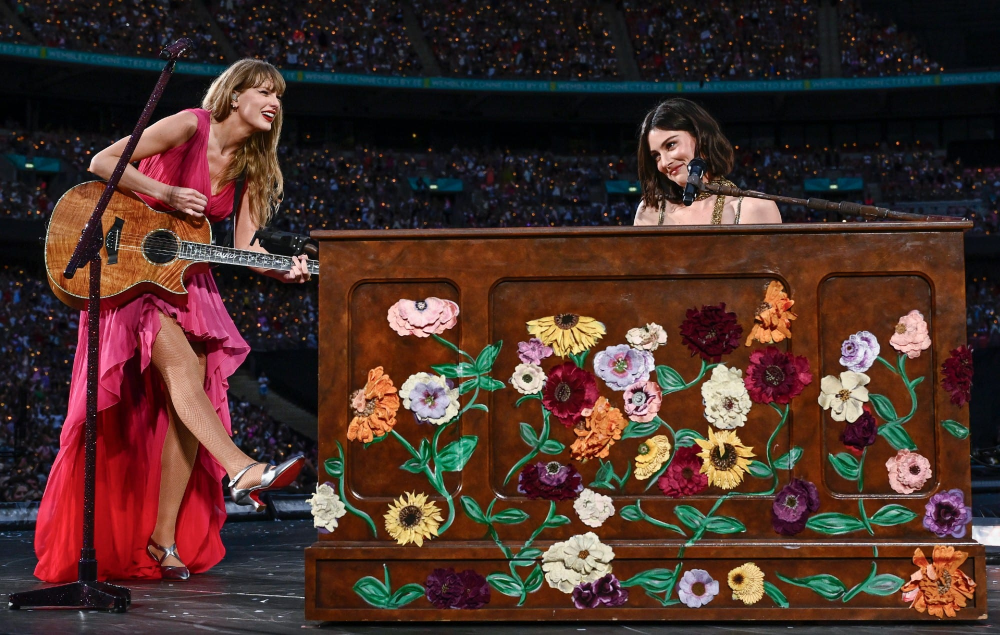
#> input picture Imagen1.jpg, 2000 x 1270 px (shown at 1/2 size)
$ jupyter execute 'Práctica1.ipynb'
#> lines starting #> are read from the running program, lines starting #| are printed output that depends on the picture; after the words box and inside, x2 and y2 are one past the last pixel; in counts of white or black regions, pixels touching at a corner belong together
[cell 1]
import cv2
import numpy as np

[cell 2]
# 1a: Cargar una imagen y mostrar el valor RGB del píxel bajo el cursor

ruta_imagen = "Imagen1.jpg"
img = cv2.imread(ruta_imagen)
#> img is the input picture: shape (1270, 2000, 3); mean B, G, R 42.1, 48.5, 74

if img is None:
    raise FileNotFoundError(f"No se pudo cargar la imagen en: {ruta_imagen}")

# Escalar la imagen para que quepa en pantalla sin recortarse
ANCHO_MAX, ALTO_MAX = 1280, 720
alto_original, ancho_original = img.shape[:2]
#> alto_original = 1270; ancho_original = 2000

escala = min(ANCHO_MAX / ancho_original, ALTO_MAX / alto_original, 1.0)
#> escala = 0.567
ancho_mostrado = int(ancho_original * escala)
#> ancho_mostrado = 1133
alto_mostrado = int(alto_original * escala)
#> alto_mostrado = 720

img_mostrada = cv2.resize(img, (ancho_mostrado, alto_mostrado), interpolation=cv2.INTER_AREA)
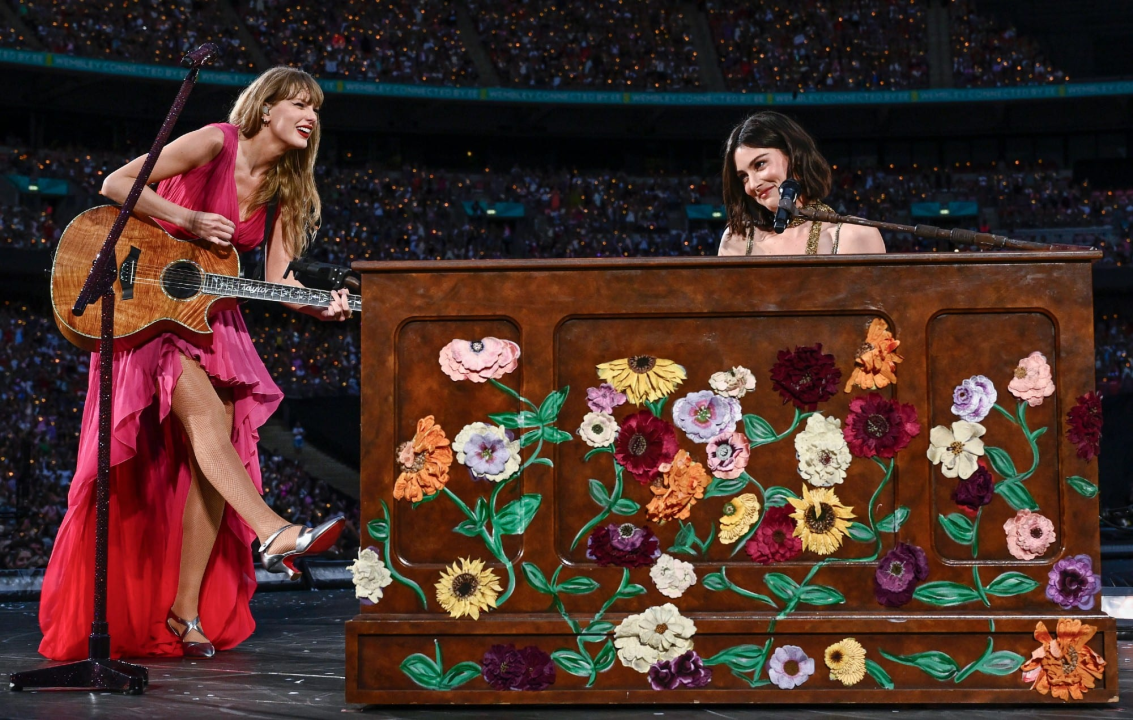
#> img_mostrada: shape (720, 1133, 3); mean B, G, R 42.1, 48.5, 74

ventana = "Practica 1a - Valor RGB bajo el cursor"
cv2.namedWindow(ventana)


# [14 lines left out: function mostrar_rgb, not called in this run]


cv2.setMouseCallback(ventana, mostrar_rgb)
cv2.imshow(ventana, img_mostrada)

print("Mueve el ratón sobre la imagen para ver el valor RGB del píxel.")
print("Pulsa 'q' o ESC para salir.")

while True:
    key = cv2.waitKey(20) & 0xFF
#> (key q is pressed here)
    if key == ord('q') or key == 27:
        break

cv2.destroyAllWindows()

[cell 3]
import cv2
import numpy as np
import tkinter as tk

# Resolución de pantalla (para que la interfaz se dibuje nítida, sin estirarse)
def tamano_pantalla():
    raiz = tk.Tk()
    raiz.withdraw()
    ancho, alto = raiz.winfo_screenwidth(), raiz.winfo_screenheight()
    raiz.destroy()
    return ancho, alto

PANT_ANCHO, PANT_ALTO = tamano_pantalla()

# Dimensiones y escalado
BASE_ANCHO_LIENZO, BASE_ALTO, BASE_ANCHO_PANEL = 720, 760, 230
BASE_M, BASE_ALTO_B, BASE_ESP = 14, 26, 6
BASE_RADIO_REDONDEO = 8
BASE_ALTO_SLIDER, BASE_ALTO_PREVIEW = 26, 34
BASE_F_TITULO, BASE_F_BOTON, BASE_F_PREVIEW, BASE_F_INFO = 0.62, 0.45, 0.40, 0.42

MARGEN = 80
_escala = min((PANT_ANCHO - MARGEN) / (BASE_ANCHO_PANEL + BASE_ANCHO_LIENZO),
              (PANT_ALTO - MARGEN) / BASE_ALTO)
ESCALA = max(0.6, min(_escala, 2.0))

ANCHO_LIENZO   = int(BASE_ANCHO_LIENZO * ESCALA)
ALTO           = int(BASE_ALTO * ESCALA)
ANCHO_PANEL    = int(BASE_ANCHO_PANEL * ESCALA)
M              = int(BASE_M * ESCALA)
ALTO_B         = int(BASE_ALTO_B * ESCALA)
ESP            = int(BASE_ESP * ESCALA)
RADIO_REDONDEO = max(2, int(BASE_RADIO_REDONDEO * ESCALA))
ALTO_SLIDER    = int(BASE_ALTO_SLIDER * ESCALA)
ALTO_PREVIEW   = int(BASE_ALTO_PREVIEW * ESCALA)
F_TITULO       = BASE_F_TITULO * ESCALA
F_BOTON        = BASE_F_BOTON * ESCALA
F_PREVIEW      = BASE_F_PREVIEW * ESCALA
F_INFO         = BASE_F_INFO * ESCALA
GROSOR_TEXTO   = 2 if ESCALA >= 1.35 else 1

ANCHO_VENTANA, ALTO_VENTANA = ANCHO_PANEL + ANCHO_LIENZO, ALTO
VENTANA = "PIAV - Practica 1 (tema lila)"

BG_PANEL   = (60, 30, 45)
BG_BOTON   = (120, 70, 90)
BG_HOVER   = (160, 95, 120)
BG_SEL     = (225, 120, 190)
SEPARADOR  = (120, 80, 100)
TXT        = (240, 230, 245)
TXT_SEL    = (35, 10, 30)
FUENTE = cv2.FONT_HERSHEY_SIMPLEX

# Estado
capa_libre = np.ones((ALTO, ANCHO_LIENZO, 3), dtype=np.uint8) * 255
figuras = []
historial = [(capa_libre.copy(), [])]

modo = "linea"
relleno = False
simetria = "ninguna"
cuentagotas = False
color_actual = (0, 0, 0)
color_preview = None
grosor = max(2, round(3 * ESCALA))
dibujando = False
pt_inicio = (0, 0)
puntos_poligono = []
ultimo_punto_libre = None
cambios_goma = False
grabando = False
video_writer = None
FPS = 20
hover_id = None
arrastrando_slider = False

def rect_redondeado(img, p1, p2, color, radio=RADIO_REDONDEO, grosor_b=-1):
    x1, y1 = p1; x2, y2 = p2
    if grosor_b < 0:
        cv2.rectangle(img, (x1+radio, y1), (x2-radio, y2), color, -1)
        cv2.rectangle(img, (x1, y1+radio), (x2, y2-radio), color, -1)
        for cx, cy in [(x1+radio,y1+radio),(x2-radio,y1+radio),
                        (x1+radio,y2-radio),(x2-radio,y2-radio)]:
            cv2.circle(img, (cx, cy), radio, color, -1)
    else:
        cv2.rectangle(img, (x1+radio, y1), (x2-radio, y2), color, grosor_b)
        cv2.rectangle(img, (x1, y1+radio), (x2, y2-radio), color, grosor_b)

botones = []
def boton(id_b, texto, x1, y1, x2, y2):
    botones.append({"id": id_b, "texto": texto, "rect": (x1, y1, x2, y2)})

AB = ANCHO_PANEL - 2 * M
y = int(64 * ESCALA)
for id_h, txt in [("linea","Linea"), ("rectangulo","Rectangulo"),
                   ("circulo","Circulo"), ("elipse","Elipse"),
                   ("polilinea","Polilinea (abierta)"),
                   ("poligono","Poligono (cerrado)"),
                   ("libre","Trazo libre"), ("goma","Goma de borrar")]:
    boton(id_h, txt, M, y, M+AB, y+ALTO_B); y += ALTO_B+ESP

y += int(8 * ESCALA)
for id_t in ["relleno", "simetria", "cuentagotas"]:
    boton(id_t, "", M, y, M+AB, y+ALTO_B); y += ALTO_B+ESP

y += int(12 * ESCALA)
boton("grosor_menos", "-", M, y, M+AB//2-4, y+ALTO_B)
boton("grosor_mas", "+", M+AB//2+4, y, M+AB, y+ALTO_B)
y += ALTO_B+ESP+int(22 * ESCALA)

SLIDER_RECT = (M, y, M + AB, y + ALTO_SLIDER)
_ancho_s = AB
alto_mitad_hsv = ALTO_SLIDER // 2
alto_mitad_gris = ALTO_SLIDER - alto_mitad_hsv

# Mitad superior: Espectro de color HSV (brillante)
_tira_hsv = np.zeros((1, _ancho_s, 3), dtype=np.uint8)
for i in range(_ancho_s):
    _tira_hsv[0, i] = (int(179 * i / (_ancho_s - 1)), 255, 255)
tira_colores = np.repeat(cv2.cvtColor(_tira_hsv, cv2.COLOR_HSV2BGR), alto_mitad_hsv, axis=0)

# Mitad inferior: Escala de grises (de Negro a Blanco)
tira_grises = np.zeros((alto_mitad_gris, _ancho_s, 3), dtype=np.uint8)
for i in range(_ancho_s):
    val_gris = int(255 * i / (_ancho_s - 1))
    tira_grises[:, i] = (val_gris, val_gris, val_gris)

TIRA_COLOR = np.vstack((tira_colores, tira_grises))
y += ALTO_SLIDER + int(10 * ESCALA)

PREVIEW_RECT = (M, y, M+AB, y+ALTO_PREVIEW)
y += ALTO_PREVIEW + int(14 * ESCALA)

for id_a, txt in [("deshacer","Deshacer"), ("borrar","Borrar todo"),
                   ("guardar","Guardar imagen"), ("grabar","")]:
    boton(id_a, txt, M, y, M+AB, y+ALTO_B); y += ALTO_B+ESP

def etiqueta(id_b):
    if id_b == "relleno":     return f"Relleno: {'SI' if relleno else 'NO'}"
    if id_b == "simetria":    return f"Simetria: {simetria.capitalize()}"
    if id_b == "cuentagotas": return f"Pipeta color: {'SI' if cuentagotas else 'NO'}"
    if id_b == "grabar":      return "Detener video" if grabando else "Grabar video"
    return next(b["texto"] for b in botones if b["id"] == id_b)

def seleccionado(id_b):
    return (id_b == modo or (id_b=="relleno" and relleno) or
            (id_b=="cuentagotas" and cuentagotas) or (id_b=="grabar" and grabando))

def dibujar_boton(panel, b):
    x1, y1, x2, y2 = b["rect"]; id_b = b["id"]
    if seleccionado(id_b):   fondo, tcol = BG_SEL, TXT_SEL
    elif id_b == hover_id:   fondo, tcol = BG_HOVER, TXT
    else:                    fondo, tcol = BG_BOTON, TXT
    rect_redondeado(panel, (x1,y1), (x2,y2), fondo)
    texto = etiqueta(id_b)
    (tw, th), _ = cv2.getTextSize(texto, FUENTE, F_BOTON, GROSOR_TEXTO)
    cv2.putText(panel, texto, (x1+(x2-x1-tw)//2, y1+(y2-y1+th)//2),
                FUENTE, F_BOTON, tcol, GROSOR_TEXTO, cv2.LINE_AA)

def dibujar_slider(panel):
    x1, y1, x2, y2 = SLIDER_RECT
    panel[y1:y2, x1:x2] = TIRA_COLOR
    cv2.rectangle(panel, (x1, y1), (x2, y2), (200, 180, 210), 1)
    alto_mitad = ALTO_SLIDER // 2
    cv2.line(panel, (x1, y1 + alto_mitad), (x2, y1 + alto_mitad), (100, 100, 100), 1)

    b, g, r = color_actual
    if b == g == r:
        pos_x = x1 + int((b / 255.0) * (x2 - x1 - 1))
        sy1, sy2 = y1 + alto_mitad, y2
    else:
        hsv = cv2.cvtColor(np.uint8([[color_actual]]), cv2.COLOR_BGR2HSV)[0][0]
        pos_x = x1 + int((hsv[0] / 179.0) * (x2 - x1 - 1))
        sy1, sy2 = y1, y1 + alto_mitad

    cv2.line(panel, (pos_x, sy1), (pos_x, sy2), (255, 255, 255), 2)
    cv2.line(panel, (pos_x, sy1), (pos_x, sy2), (30, 10, 25), 1)

def dibujar_preview(panel):
    x1, y1, x2, y2 = PREVIEW_RECT
    mostrado = color_preview if color_preview is not None else color_actual
    rect_redondeado(panel, (x1,y1), (x2,y2), mostrado)
    cv2.rectangle(panel, (x1,y1), (x2,y2), (200,180,210), 1)
    etiq = "Previsualizando..." if color_preview is not None else "Color actual"
    b,g,r = mostrado
    col_texto = (255,255,255) if (r+g+b) < 380 else (20,10,15)
    cv2.putText(panel, f"{etiq} RGB({r},{g},{b})", (x1+8, y1+int(22*ESCALA)),
                FUENTE, F_PREVIEW, col_texto, GROSOR_TEXTO, cv2.LINE_AA)

def construir_panel():
    panel = np.full((ALTO, ANCHO_PANEL, 3), BG_PANEL, dtype=np.uint8)
    cv2.putText(panel, "PIAV - Dibujo", (M, int(34*ESCALA)), FUENTE, F_TITULO,
                (235,210,240), GROSOR_TEXTO, cv2.LINE_AA)
    cv2.line(panel, (0,int(48*ESCALA)), (ANCHO_PANEL,int(48*ESCALA)), SEPARADOR, 1)
    for b in botones:
        dibujar_boton(panel, b)
    dibujar_slider(panel)
    dibujar_preview(panel)
    gx1, gy1, gx2, gy2 = next(b["rect"] for b in botones if b["id"]=="grosor_mas")
    cv2.putText(panel, f"Grosor/Goma: {grosor}px", (M, gy2+int(20*ESCALA)),
                FUENTE, F_INFO, TXT, GROSOR_TEXTO, cv2.LINE_AA)
    return panel

# [26 lines left out: functions variantes_punto, trazar, not called in this run]

def renderizar():
    canvas = capa_libre.copy()
    for fig in figuras:
        gro = -1 if fig["relleno"] else fig["grosor"]
        trazar(canvas, fig["tipo"], fig["datos"], fig["color"], gro)
    return canvas

# [48 lines left out: functions mascara_de_figura, quitar_figura_en, finalizar_trazado_multipunto, trazo_libre, registrar_paso, click_en_boton, not called in this run]

def dentro_de(rect, x, y):
    x1,y1,x2,y2 = rect
    return x1<=x<=x2 and y1<=y<=y2

# [135 lines left out: functions color_desde_slider, accionar_boton, evento_raton, not called in this run]

def vista_con_preview(x, y):
    canvas = renderizar()
    if modo in ("poligono","polilinea") and puntos_poligono:
        for p in puntos_poligono: cv2.circle(canvas, p, 3, (0,0,255), -1)
        if len(puntos_poligono) > 1:
            cv2.polylines(canvas, [np.array(puntos_poligono)], False, color_actual, max(grosor,1))
        if x is not None:
            cv2.line(canvas, puntos_poligono[-1], (x - ANCHO_PANEL, y), color_actual, 1)
    elif dibujando and modo in ("linea","rectangulo","circulo","elipse") and x is not None:
        xc = x - ANCHO_PANEL; p2 = (xc, y); gro = -1 if relleno else grosor
        if modo in ("linea","rectangulo"):
            trazar(canvas, modo, list(zip(variantes_punto(pt_inicio), variantes_punto(p2))), color_actual, gro)
        elif modo == "circulo":
            radio = int(np.hypot(p2[0]-pt_inicio[0], p2[1]-pt_inicio[1]))
            trazar(canvas, "circulo", [(c, radio) for c in variantes_punto(pt_inicio)], color_actual, gro)
        elif modo == "elipse":
            ejes = (max(1,abs(p2[0]-pt_inicio[0])), max(1,abs(p2[1]-pt_inicio[1])))
            trazar(canvas, "elipse", [(c, ejes) for c in variantes_punto(pt_inicio)], color_actual, gro)
    return canvas

_ultima_pos = [None, None]
def registrar_pos(event, x, y, flags, param):
    _ultima_pos[0], _ultima_pos[1] = x, y
    evento_raton(event, x, y, flags, param)

cv2.namedWindow(VENTANA, cv2.WINDOW_NORMAL)
cv2.resizeWindow(VENTANA, ANCHO_VENTANA, ALTO_VENTANA)
cv2.moveWindow(VENTANA, (PANT_ANCHO - ANCHO_VENTANA)//2, (PANT_ALTO - ALTO_VENTANA)//2)
cv2.setMouseCallback(VENTANA, registrar_pos)
print("Interfaz por botones. Pulsa 'q' o ESC para salir.")

while True:
    x, y = _ultima_pos
    xc_ok = x is not None and x >= ANCHO_PANEL
    canvas = vista_con_preview(x if xc_ok else None, y if xc_ok else None)
    cv2.imshow(VENTANA, np.hstack((construir_panel(), canvas)))
#> in dibujar_slider, `cv2.rectangle(panel, (x1, y1), (x2, y2), (200, 180, 210), 1)`:
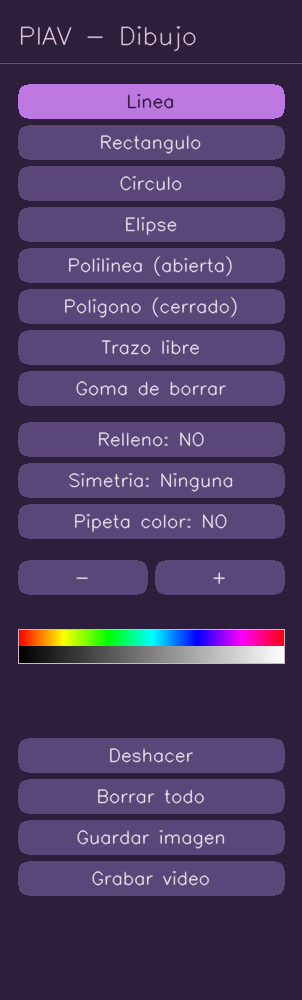
#> panel: shape (1000, 302, 3); mean of channels 0, 1, 2 96.9, 57, 75.5; drawn as B, G, R
#> in dibujar_slider, `cv2.line(panel, (x1, y1 + alto_mitad), (x2, y1 + alto_mitad), (100, 10..`:
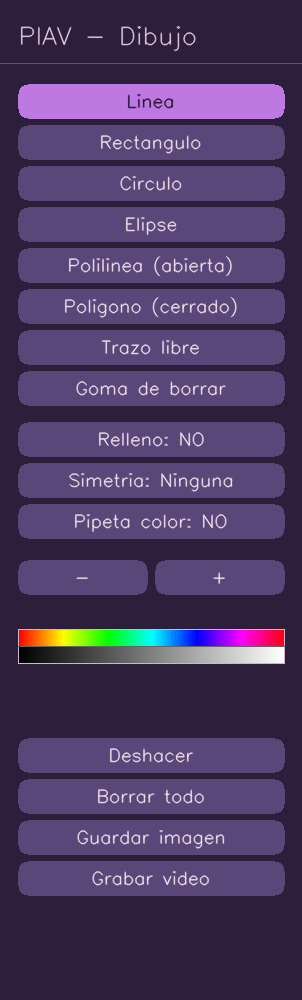
#> panel: shape (1000, 302, 3); 0.09% of pixels changed, all inside (x1, y1, x2, y2) = (18, 646, 285, 647); drawn as B, G, R
#> in dibujar_slider, `cv2.line(panel, (pos_x, sy1), (pos_x, sy2), (255, 255, 255), 2)`: panel: shape (1000, 302, 3); 0.02% of pixels changed, all inside (x1, y1, x2, y2) = (17, 645, 20, 665)
#> in dibujar_slider, `cv2.line(panel, (pos_x, sy1), (pos_x, sy2), (30, 10, 25), 1)`: panel: shape (1000, 302, 3); mean of channels 0, 1, 2 96.9, 57, 75.5
#> in rect_redondeado (call 18), `cv2.rectangle(img, (x1+radio, y1), (x2-radio, y2), color, -1)`:
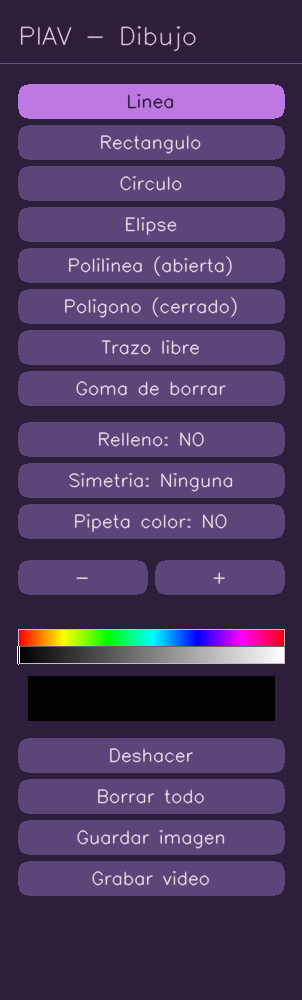
#> img: shape (1000, 302, 3); mean of channels 0, 1, 2 94.7, 55.9, 73.8; drawn as B, G, R
#> in rect_redondeado (call 18), `cv2.rectangle(img, (x1, y1+radio), (x2, y2-radio), color, -1)`:
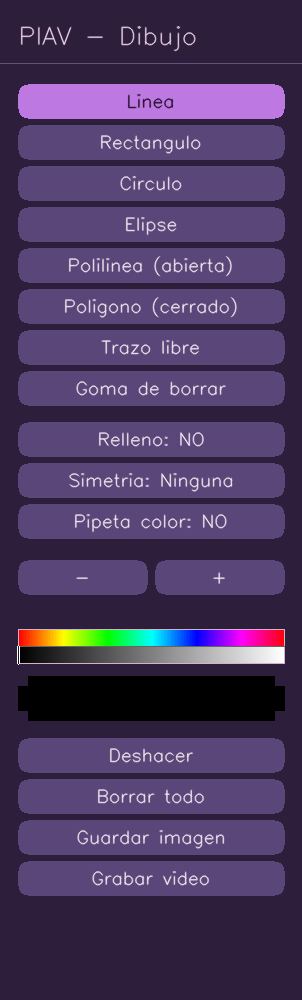
#> img: shape (1000, 302, 3); 0.17% of pixels changed, all inside (x1, y1, x2, y2) = (18, 686, 285, 711); drawn as B, G, R
#> after the loop in rect_redondeado (call 18), `for cx, cy in [(x1+radio,y1+radio),(x2-radio,y1+radio),`:
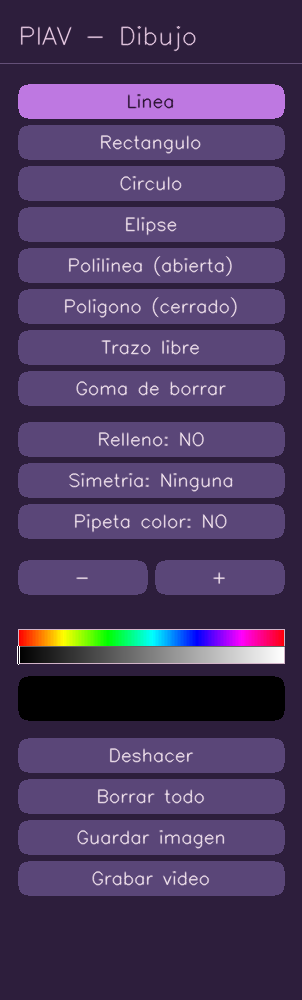
#> img: shape (1000, 302, 3); 0.09% of pixels changed, all inside (x1, y1, x2, y2) = (19, 677, 284, 720); drawn as B, G, R
#> in construir_panel, `cv2.putText(panel, f"Grosor/Goma: {grosor}px", (M, gy2+int(20*ESCALA))..`:
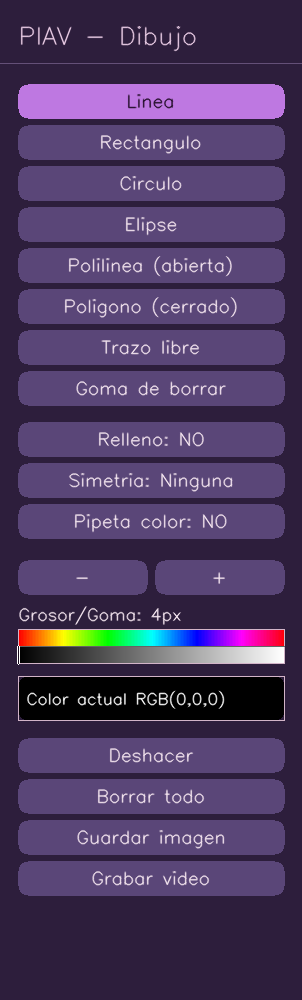
#> panel: shape (1000, 302, 3); mean of channels 0, 1, 2 95.7, 57, 74.9; drawn as B, G, R
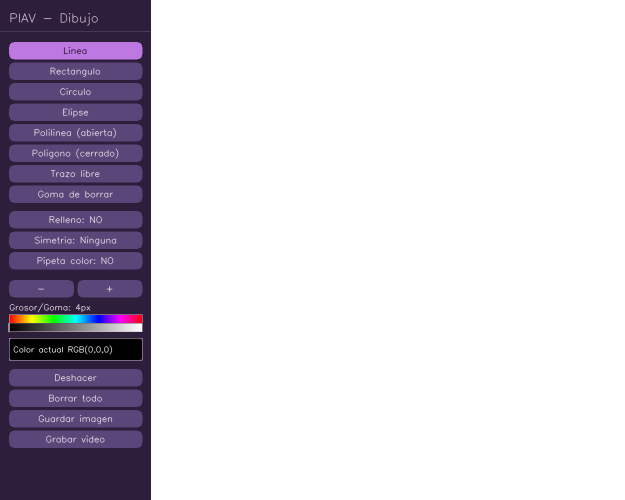
#> window 'PIAV - Practica 1 (tema lila)': shape (1000, 1249, 3) (shown at 1/2 size); mean B, G, R 216.5, 207.1, 211.5
    tecla = cv2.waitKey(20) & 0xFF
#> (key q is pressed here)
    if tecla == ord('q') or tecla == 27: break

if video_writer is not None: video_writer.release()
cv2.destroyAllWindows()
